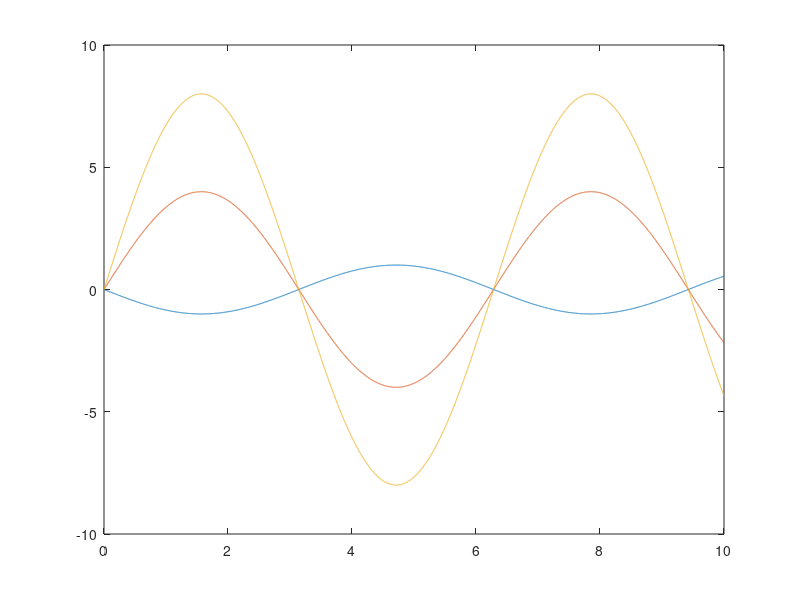

Recreate this plot in MATLAB. (Note: this script raises an error after producing the figure.)
function [] = plot_num_label()
% Demo shows how to label lines with numbers.
figure('pos',[560 528 560 420])
y1 = @(x) -1*sin(x); % Functions to plot.
y2 = @(x) 4*sin(x);
y3 = @(x) 8*sin(x);

x2 = 7.1; % Where the label will go.

x = 0:.001:10; % Plot the functions.
plot(x,y1(x),x,y2(x),x,y3(x));
hold on
title('Asin(x)','fonts',16,'fontw','b')
ln = plot(x2,y1(x2),x2,y2(x2),x2,y3(x2)); % Another 'line' for markers. 
set(ln(:),'marker','o','markers',24,'markerf','w','lines','no',...
    'markere','w')
t(1) = text(x2-.325,y1(x2)+.3,'A = 1','col',get(ln(1),'color'),'rot',-18);
t(2) = text(x2-.225,y2(x2)-.7,'A = 4','col',get(ln(2),'color'),'rot',50);
t(3) = text(x2-.15,y3(x2)-.75,'A = 8','col',get(ln(3),'color'),'rot',63);
set(t(:),'fontw','b')
ylim([-9 9])
xlim([0 10])